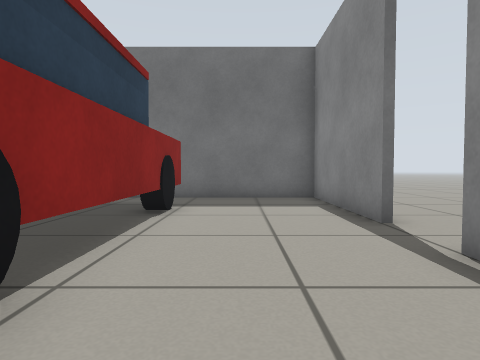
View 1 (above)

15 first-person views from a walk through a world built for the Gazebo simulator. The camera is 0.48 m above the floor, tilts 2° down and sees 75° across. The floor is counted in squares, 0.5 m on a side. Each view is taken from the middle of a square. On the plan, view 1 faces up. The plan holds only what a view shows up to about 12 squares ahead; the rest is blank. Some stock models are drawn as simple stand-ins.

View 2
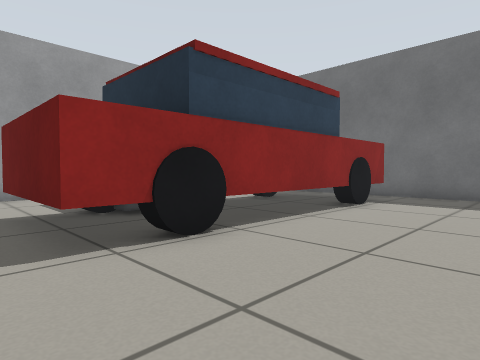

View 3
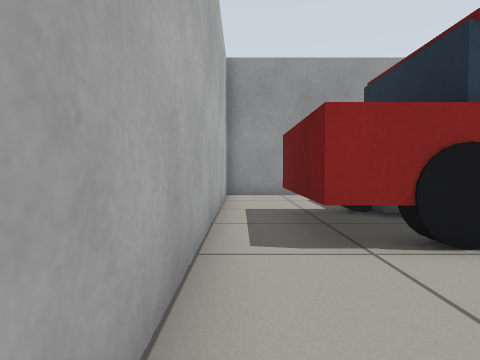

View 4
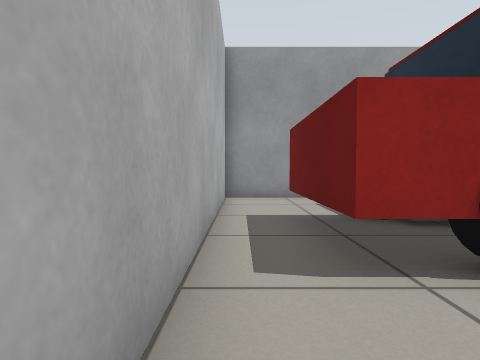

View 5
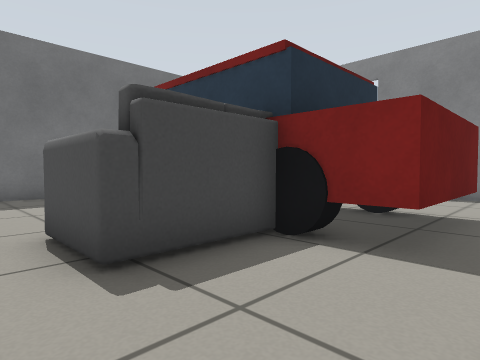

View 6
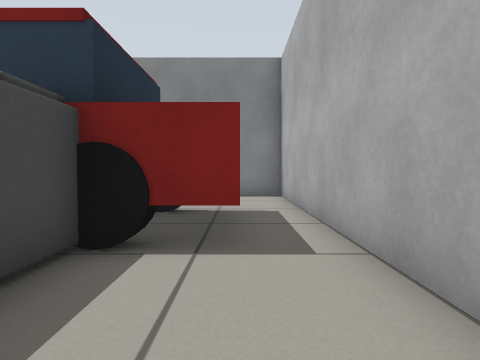

View 7
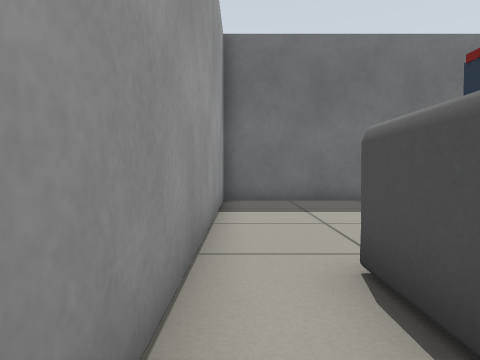

View 8
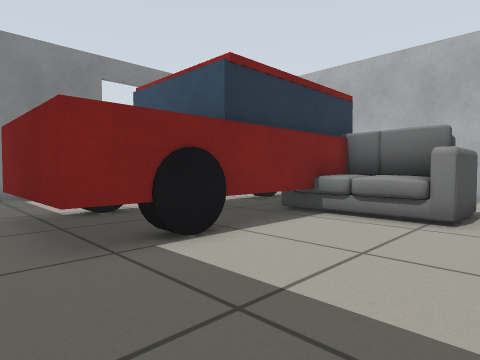

View 9
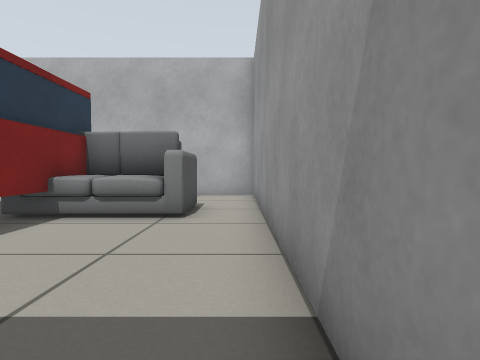

View 10
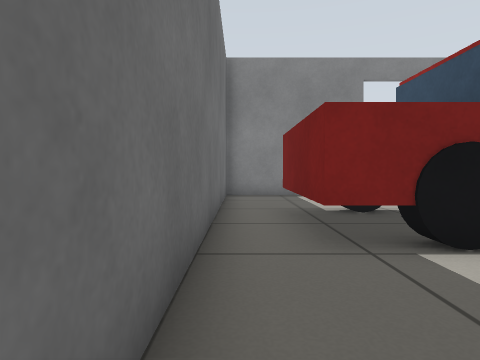

View 11
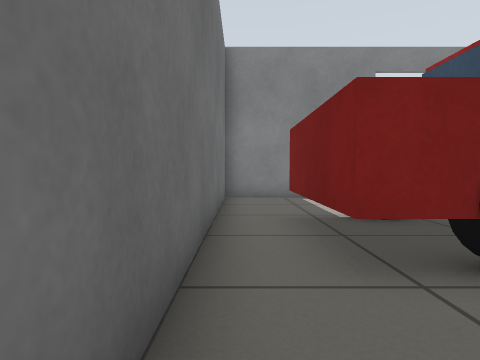

View 12
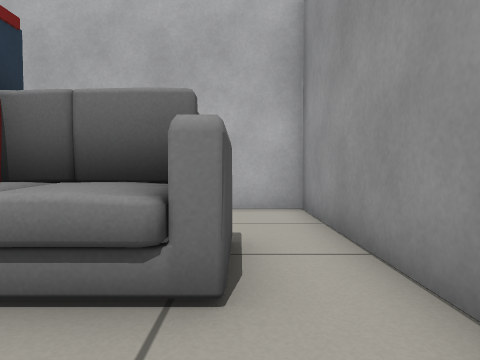

View 13
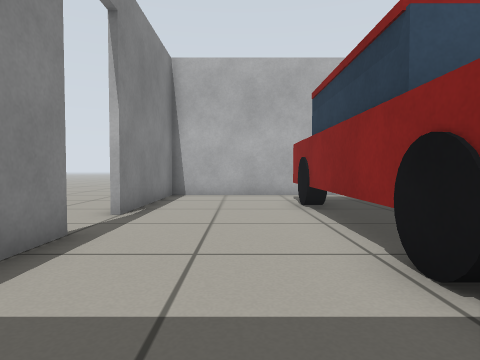

View 14
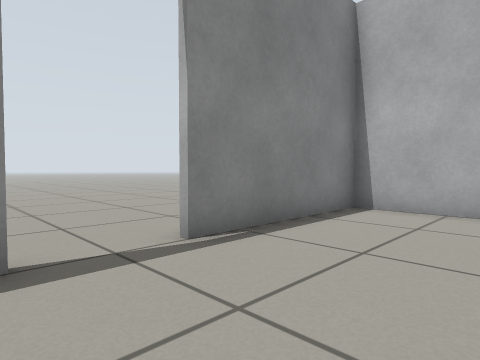

View 15
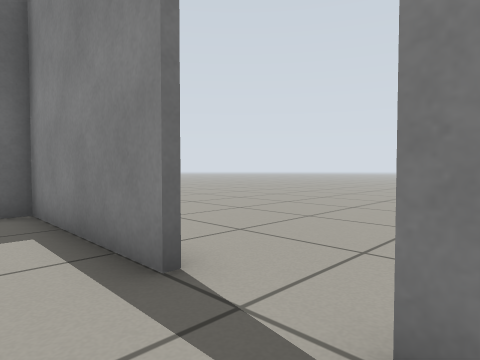

### Floor plan
Key: @ floor where view 1 was taken; # wall or solid block; . floor; C car; S sofa.
Columns run from 10 left of view 1 to 4 right of it. Each row starts with its distance up from view 1.
 11 ##############
 10 #............#
  9 #....CCCC....#
  8 #....C  C....#.
  7 #....C  C....#.
  6 #....CCCC....#.
  5 #....C  C......
  4 #..SSSS C......
  3 #.SSS   C....#.
  2 #.SSSSSCC....#.
  1 #....C  C....#.
  0 #....CCCC.@..#.
 -1 #............#
 -2 ##############

Positions as (right, up) in squares from view 1, and headings:
1: (0, 0), facing up
2: (2, -1), facing up-left
3: (2, -1), facing left
4: (1, -1), facing left
5: (-9, -1), facing up-right
6: (-9, 0), facing right
7: (-9, 1), facing up
8: (-9, 10), facing down-right
9: (-9, 10), facing down
10: (-9, 10), facing right
11: (-8, 10), facing right
12: (-8, 6), facing down
13: (0, 10), facing down
14: (-1, 6), facing down-right
15: (1, 3), facing up-right
